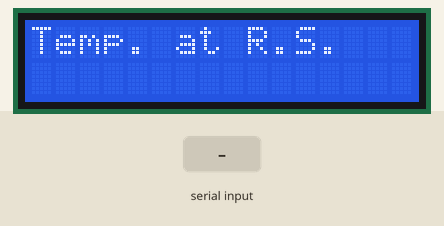
Bench run of a sketch on a simulated Arduino Uno, built with avr-gcc and run on an emulated ATmega328P. On the bench: 16×2 character LCD. Inputs (shaded band) come from the test bench. What the sketch prints to the serial monitor is not drawn.

Above: at 2.2 s.
2.3 s: "1" received over Serial
At 3.4 s:
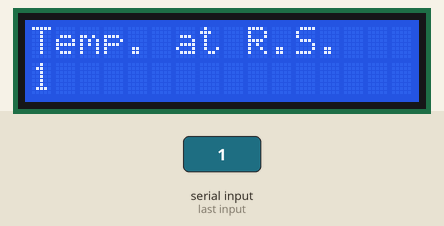
3.9 s: "0" received over Serial
At 4.5 s:
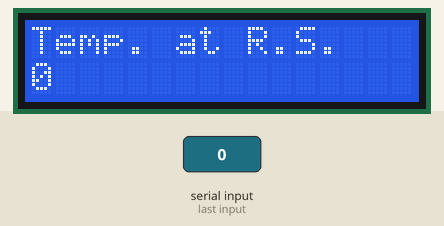
5.5 s: "2" received over Serial
At 7.0 s:
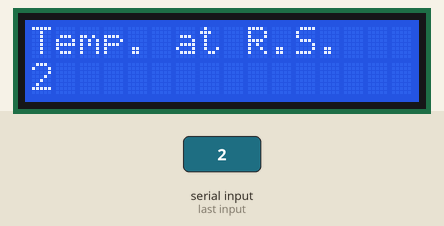
Timing chart, 0 to 8.5 s (numbered marks = the images above; inputs shaded):
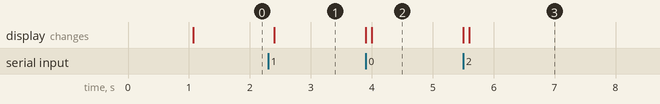

Measured:
- after the input at 2.3 s, the display: changes after 0.10 s (image 1)
- after the input at 3.9 s, the display: first changes at once (image 2 shows a later state)
- after the input at 5.5 s, the display: first changes at once (image 3 shows a later state)

The sketch:

CC2500_BS.ino
```cpp
#include <LiquidCrystal.h>

int cc_reset=7;
//lcd(rs,e,d4,d5,d6,d7);
LiquidCrystal lcd(A5,A4,A3,A2,A1,A0);

void setup(){
  Serial.begin(38400);
  lcd.begin(16,2);
  lcd.clear();
  //colxrow
  lcd.setCursor(0,0);
  lcd.print("Initializing");
  //setup cc2500
  digitalWrite(cc_reset,LOW);
  delay(250);
  digitalWrite(cc_reset,HIGH);
  delay(250);

  Serial.print("1");	//Self Address
  Serial.print("2");	//Remote Address
  Serial.print("3");	//Channel
  Serial.flush();
  delay(500);
  lcd.clear();
  lcd.setCursor(0,0);
  lcd.print("Temp. at R.S.");
  lcd.setCursor(1,0);
}

void loop(){
  // when characters arrive over the serial port...
  if (Serial.available()) {
    lcd.setCursor(0,2);
    lcd.print("                  ");
    lcd.setCursor(0,2);
    // wait a bit for the entire message to arrive
    delay(100);
    // read all the available characters
    while (Serial.available() > 0) {
      // display each character to the LCD
      lcd.write(Serial.read());
    }
    //col 0,row 2

  }
}
```
